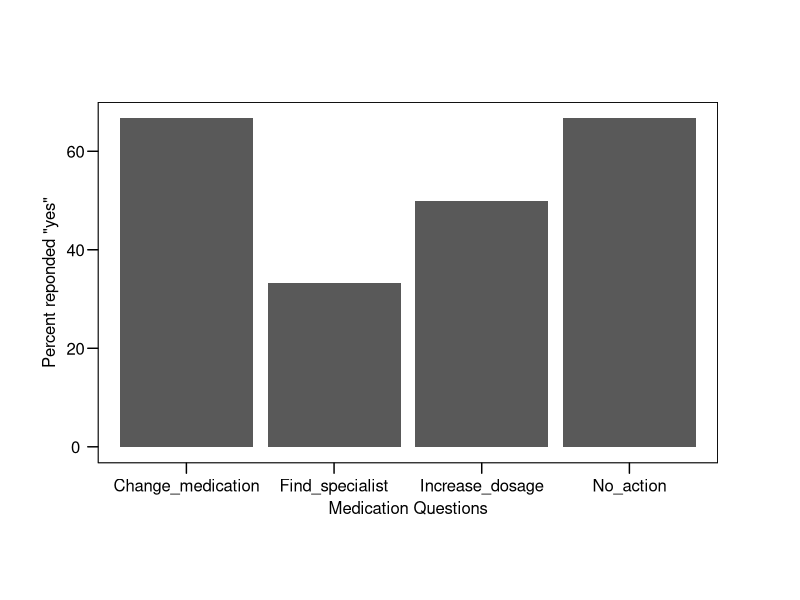

Here is the R script that generated this plot:

# Loading Data
library(readxl)
data <- read_excel("data.xlsx")
View(data)


# counting percent of yes response as per column

percent_yes <- list()
for (i in colnames(data)) {
  percent_yes[[i]] <- sum(data[[i]] == 1)/NROW(data[[i]])*100
  percent_yes <- data.frame(percent_yes)
}

# creating Bar chart 

library(ggplot2)
install.packages("ggthemes")
library(ggthemes)
percent_yes_t<- data.frame(t(percent_yes))

ggplot(percent_yes_t)+aes(x=rownames(percent_yes_t), y=percent_yes_t$t.percent_yes)+ geom_bar(stat = "identity")+ xlab("Medication Questions")+ylab('Percent reponded "yes"')+theme_par()



